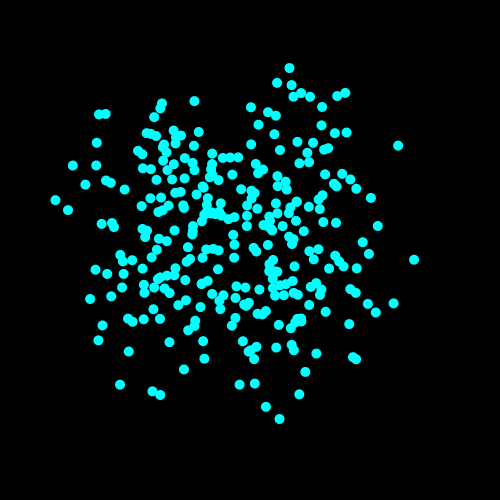
Frame 1 (no input)
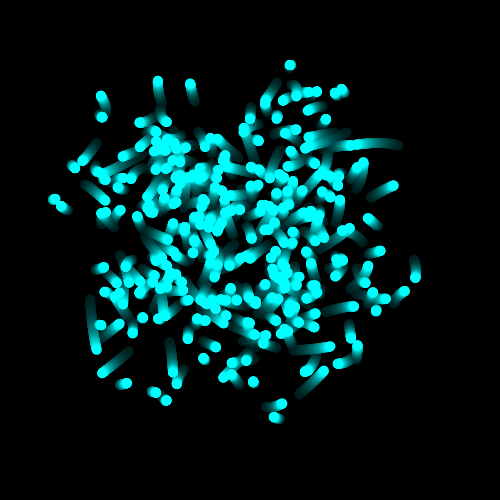
Frame 60 (the mouse pressed at the canvas centre just before this capture)
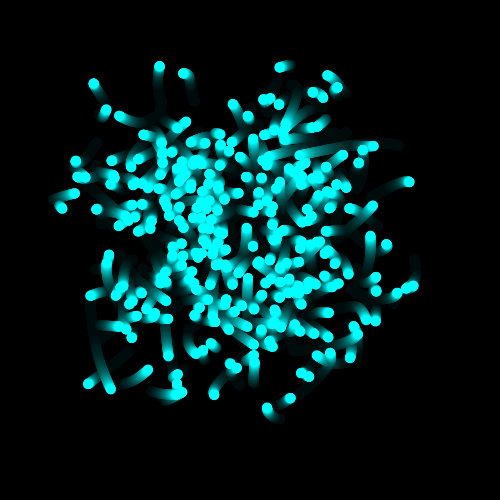
Frame 120 (the mouse held since frame 60 and released just before this capture)

The Processing sketch that drew these frames (run headless with seeded random() and noise(); from frame 60 on, the mouse is pressed at the canvas centre):

// Processing sketch: Magic_Worms
// ── Magic_Worms.pde
int x = 1;
int speed = 5;
void setup (){
size(500, 500);
background(0, 0, 0);
}
void draw (){
int number = (int) random (0, 500);
int number2 = (int) random (0, 500);
makeMagical();
for (int i = 1; i<=300; i++){
fill (0, 255, 255);
ellipse(getWormX(i), getWormY(i), 10, 10);
}
}
float frequency = .001;
    float noiseInterval = PI;

    void makeMagical() {
        fill( 0, 0, 0, 10 );
        rect(0, 0, width, height);
        noStroke();
    }

    float getWormX(int i) {
        return map(noise(i*noiseInterval + frameCount * frequency), 0, 1, 0, width);
    }

    float getWormY(int i) {
        return map(noise(i*noiseInterval+1 + frameCount * frequency), 0, 1, 0, height);
    }
